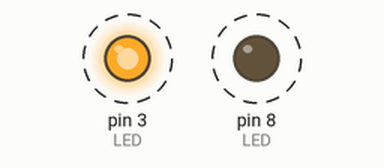
Recording of a sketch running on a simulated Arduino Uno, built with avr-gcc and run on an emulated ATmega328P. Shown: output pins drawn as LEDs (lit = HIGH). Dashed ring = blinking.

Above: at 0.5 s.
Timing chart, 0 to 4.6 s (numbered marks = the images above):
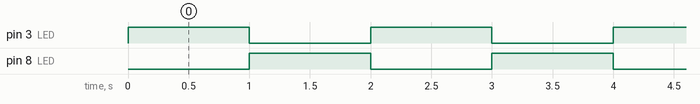

The sketch:

Blink_2LED.ino
```cpp
// 아두이노 우노 LED 2개 번갈아 깜빡이기 (1번 LED: 3번 핀, 2번 LED: 8번 핀)
void setup()    // 한 번만 실행
{
  pinMode(3, OUTPUT);      // 1번 LED핀(3번) 모드를 출력모드로
  pinMode(8, OUTPUT);      // 2번 LED핀(8번) 모드를 출력모드로
}

void loop()     //무한히 반복
{
  digitalWrite(3, HIGH);   // 1번 LED 켜기, 3번 핀을 5V로
  digitalWrite(8, LOW);    // 2번 LED 끄기, 8번 핀을 0V로
  delay(1000);             // 1초 대기, 1000ms 기다림
  digitalWrite(3, LOW);    // 1번 LED 끄기, 3번 핀을 0V로
  digitalWrite(8, HIGH);   // 2번 LED 켜기, 8번 핀을 5V로
  delay(1000);             // 1초 대기, 1000ms 기다림
}
```

Measured:
- by itself, pin 3 (LED), pin 8 (LED): alternates HIGH for 1.0 s and LOW for 1.0 s
